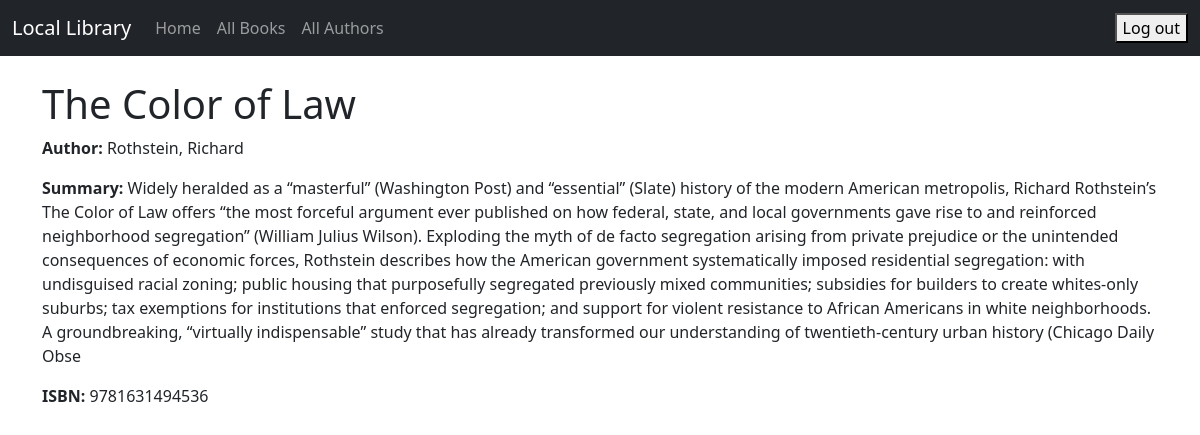
Screenshot of /books/1/ (signed in) with the database file from the repository.
### catalog/models.py (models this page shows, shortened)
class Book(models.Model):
    title = models.CharField(max_length=200)
    author = models.ForeignKey('Author', on_delete=models.RESTRICT, null=True)
    summary = models.TextField(max_length=1000, help_text="Enter Book Short Description")
    isbn = models.CharField('ISBN', max_length=13, unique=True,help_text='13 Character <a href="https://www.isbn-international.org/content/what-isbn">ISBN number</a>')
    genre = models.ManyToManyField(Genre, help_text = 'Select a genre for this book')

class Author(models.Model):
    first_name = models.CharField(max_length=100)
    last_name = models.CharField(max_length=100)
    date_of_birth = models.DateField(null=True, blank=True)
    date_of_death = models.DateField('Died', null=True, blank=True)
    class Meta:
        ordering = ['last_name', 'first_name']
    def __str__(self):
        return f'{self.last_name}, {self.first_name}'

### catalog/views.py (the view)
# urls.py: path('books/<int:pk>/', views.BookDetailView.as_view(), name='book-detail'),
class BookDetailView(LoginRequiredMixin, generic.DetailView):
    model = Book
    template_name = 'catalog/book_detail.html'

### catalog/templates/catalog/book_detail.html
{% extends "base.html" %}
{% block content %}
<h1>{{ book.title }}</h1>
    <p><strong>Author:</strong> {{ book.author }}</p>
    <p><strong>Summary:</strong> {{ book.summary }}</p>
    <p><strong>ISBN:</strong> {{ book.isbn }}</p>
{% endblock %}

### catalog/templates/base.html (shortened to what this page needs)
{% load static %}
<!doctype html>
<html lang="en">
<head>
    <link href="https://cdn.jsdelivr.net/npm/bootstrap@5.3.0-alpha1/dist/css/bootstrap.min.css" rel="stylesheet"
>
</head>
<body>
    <nav class="navbar navbar-expand-lg navbar-dark bg-dark">
        <div class="container-fluid">
            <a class="navbar-brand" href="{% url 'index' %}">Local Library</a>
        <div class="collapse navbar-collapse" id="navbarSupportedContent">
            <ul class="navbar-nav me-auto mb-2 mb-lg-0">
                <li class="nav-item">
                    <a class="nav-link" href="{% url 'index' %}">Home</a>
                </li>
                <li class="nav-item">
                     <a class="nav-link" href="{% url 'book-list' %}">All Books</a>
                </li>
                <li class="nav-item">
                    <a class="nav-link" href="{% url 'author-list' %}">All Authors</a>
                </li>
            </ul>
            <ul class="nav navbar-nav ml-auto">
                {% if user.is_authenticated %}
                     <li>
                         <form action="{% url 'logout' %}" method="post">
                            <button type="submit">Log out</button>
                        </form>
                    </li>
                {% else %}
                    <li><a class="nav-link" href="{% url 'login' %}">Login</a>
                    </li>
             {% endif %}
                </ul>
        </div>
    </nav>
<div class="container">
    <br/>
    {% block content %}{% endblock %}
</div>
</body>
</html>

### rows the page displays
Book: title "The Color of Law", author "Rothstein, Richard", summary "Widely heralded as a “masterful” (Washington Post) and “essential” (Slate) history of the modern American metropolis, Richard Rothstein’s The Color of Law offers “the most forceful argument ever published on how federal, state, and local governments gave rise to and reinforced neighborhood segregation” (William Julius Wilson). Exploding the myth of de facto segregation arising from private prejudice or the unintended consequences of economic forces, Rothstein describes how the American government systematically imposed residential segregation: with undisguised racial zoning; public housing that purposefully segregated previously mixed communities; subsidies for builders to create…", isbn "9781631494536"
